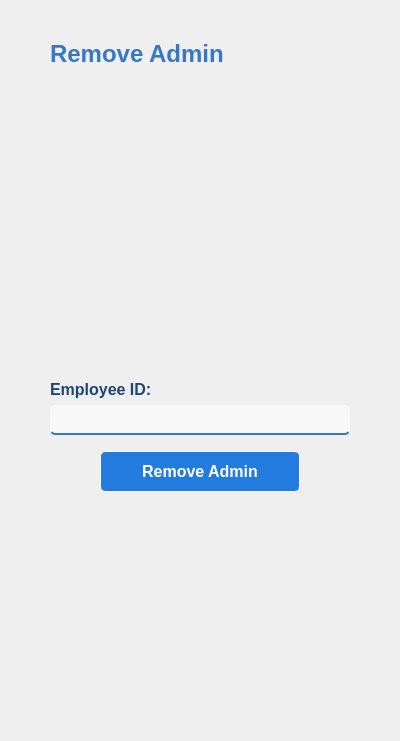
            <widget class="QWidget" name="removeAdmin">
             <property name="styleSheet">
              <string notr="true">#removeAdmin {
	background-color: transparent;
}

#removeAdminLabel {
	color: rgb(55, 120, 198);
}

#empID_5 {
	color: rgb(31, 70, 112);
}

#removeAdminLE{
	border-top: none;
	border-left: none;
	border-right: none;
	border-bottom: 2px solid rgb(55, 120, 198);
	border-radius: 5px;
	padding: 3px;
	background-color: rgba(255, 255, 255, 150);
	color: rgb(31, 70, 112);
}

#removeAdminButton {
	margin: 10px 50px 10px 50px;
	padding: 10px;
	background-color: rgb(35, 123, 223);
	border: 1px solid white;
	border-radius: 5px;
	color: white;
}

#removeAdminButton:hover {
	background-color: qlineargradient(spread:pad, x1:0.5, y1:1, x2:0.5, y2:0, stop:0 rgba(0, 83, 178, 255), stop:0.567164 rgba(56, 144, 244, 255));
}</string>
             </property>
             <layout class="QVBoxLayout" name="verticalLayout_14">
              <property name="leftMargin">
               <number>50</number>
              </property>
              <property name="topMargin">
               <number>40</number>
              </property>
              <property name="rightMargin">
               <number>50</number>
              </property>
              <item>
               <widget class="QLabel" name="removeAdminLabel">
                <property name="font">
                 <font>
                  <family>Segoe UI</family>
                  <pointsize>18</pointsize>
                  <weight>75</weight>
                  <bold>true</bold>
                 </font>
                </property>
                <property name="text">
                 <string>Remove Admin</string>
                </property>
               </widget>
              </item>
              <item>
               <widget class="QLabel" name="picLabel_6">
                <property name="minimumSize">
                 <size>
                  <width>300</width>
                  <height>300</height>
                 </size>
                </property>
                <property name="maximumSize">
                 <size>
                  <width>300</width>
                  <height>300</height>
                 </size>
                </property>
                <property name="sizeIncrement">
                 <size>
                  <width>0</width>
                  <height>0</height>
                 </size>
                </property>
                <property name="baseSize">
                 <size>
                  <width>0</width>
                  <height>0</height>
                 </size>
                </property>
                <property name="autoFillBackground">
                 <bool>false</bool>
                </property>
                <property name="text">
                 <string/>
                </property>
                <property name="pixmap">
                 <pixmap>icons/delete-user.png</pixmap>
                </property>
                <property name="scaledContents">
                 <bool>true</bool>
                </property>
               </widget>
              </item>
              <item>
               <widget class="QLabel" name="empID_5">
                <property name="font">
                 <font>
                  <family>Segoe UI</family>
                  <pointsize>12</pointsize>
                  <weight>75</weight>
                  <bold>true</bold>
                 </font>
                </property>
                <property name="text">
                 <string>Employee ID:</string>
                </property>
               </widget>
              </item>
              <item>
               <widget class="QLineEdit" name="removeAdminLE">
                <property name="minimumSize">
                 <size>
                  <width>0</width>
                  <height>30</height>
                 </size>
                </property>
                <property name="font">
                 <font>
                  <family>Segoe UI</family>
                  <pointsize>12</pointsize>
                 </font>
                </property>
               </widget>
              </item>
              <item>
               <widget class="QPushButton" name="removeAdminButton">
                <property name="font">
                 <font>
                  <family>Segoe UI</family>
                  <pointsize>12</pointsize>
                  <weight>75</weight>
                  <bold>true</bold>
                 </font>
                </property>
                <property name="text">
                 <string>Remove Admin</string>
                </property>
               </widget>
              </item>
              <item>
               <spacer name="verticalSpacer_7">
                <property name="orientation">
                 <enum>Qt::Vertical</enum>
                </property>
                <property name="sizeHint" stdset="0">
                 <size>
                  <width>20</width>
                  <height>228</height>
                 </size>
                </property>
               </spacer>
              </item>
             </layout>
            </widget>
